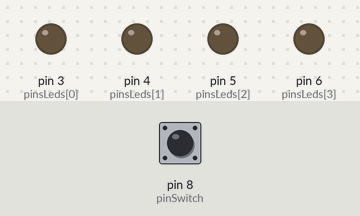
The sketch below on a simulated Arduino Uno, built with avr-gcc and run on an emulated ATmega328P. Shown: output pins drawn as LEDs (lit = HIGH). The inputs (shaded band) are chosen by the test bench; at power-on: pin 8 (pinSwitch) HIGH. What the sketch prints to the serial monitor is not drawn.

Above: at 1.2 s.
1.3 s: pin 8 (pinSwitch) pulled LOW for 0.15 s
At 1.6 s:
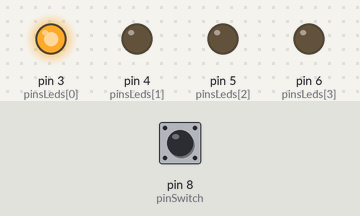
2.9 s: pin 8 (pinSwitch) pulled LOW for 1 s
At 4.2 s:
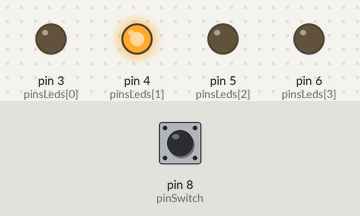
5.4 s: pin 8 (pinSwitch) pulled LOW for 0.15 s
At 6.1 s:
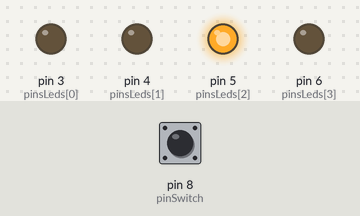
7.0 s: pin 8 (pinSwitch) pulled LOW for 3.2 s
At 7.3 s:
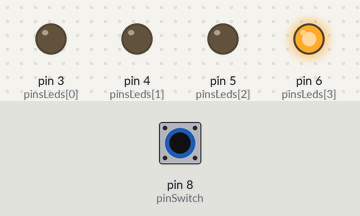
11.7 s: pin 8 (pinSwitch) pulsed LOW 5 times (0.12 s each, 0.3 s apart)
At 11.85 s:
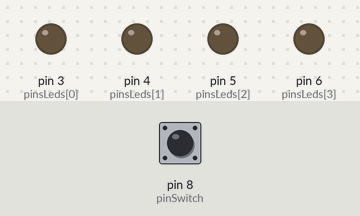
16.2 s: pin 8 (pinSwitch) pulsed LOW 2 times (0.12 s each, 0.3 s apart)
At 16.8 s:
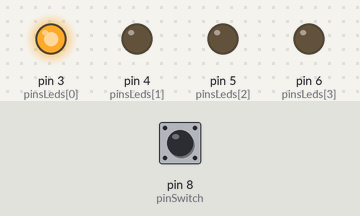
Timing chart, 0 to 19.2 s (numbered marks = the images above; inputs shaded):
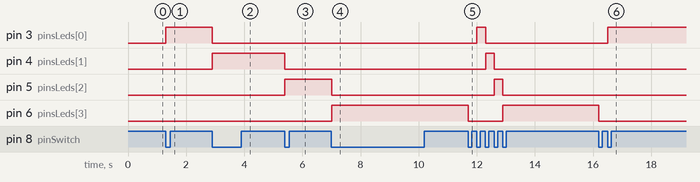

Measured:
- after the input at 1.3 s, pin 3 (pinsLeds[0]): LOW → HIGH at once
- after the input at 2.9 s, pin 3 (pinsLeds[0]): HIGH → LOW at once; pin 4 (pinsLeds[1]): LOW → HIGH at once
- after the input at 5.4 s, pin 4 (pinsLeds[1]): HIGH → LOW at once; pin 5 (pinsLeds[2]): LOW → HIGH at once
- after the input at 7.0 s, pin 5 (pinsLeds[2]): HIGH → LOW at once; pin 6 (pinsLeds[3]): LOW → HIGH at once
- after the input at 11.7 s, pin 3 (pinsLeds[0]): LOW → HIGH after 0.30 s, → LOW 0.30 s later; pin 4 (pinsLeds[1]): LOW → HIGH after 0.60 s, → LOW 0.30 s later; pin 5 (pinsLeds[2]): LOW → HIGH after 0.90 s, → LOW 0.30 s later; pin 6 (pinsLeds[3]): HIGH → LOW at once, → HIGH 1.2 s later
- after the input at 16.2 s, pin 3 (pinsLeds[0]): LOW → HIGH after 0.30 s; pin 6 (pinsLeds[3]): HIGH → LOW at once

The sketch:

1a3_Cycle_modes.ino
```cpp
// Tutorial 1a3. Cycle modes

// Main parts: Adafruit Metro Mini, momentary switch, capacitor, LEDs,
// resistors

// Variables that remain constant
const byte pinSwitch = 8; // Digital input pin from momentary switch
const byte pinsLeds[] = {3, 4, 5, 6}; // Array to store the LED pin numbers
const size_t LEDcount = sizeof pinsLeds / sizeof pinsLeds[0]; // Find out and store size of the array

// Variables that can change
byte lastSwitchState = HIGH; // Tracks the last switch state, open (= HIGH) at start

void setup ()
{
  // Serial printing only necessary to understand the cycling through the
  // switch case cascade
  Serial.begin (115200);

  // Initialise momentary switch pin with an internal pull-up resistor
  // so that the momentary switch is read as open (= HIGH) at start
  pinMode (pinSwitch, INPUT_PULLUP);

  // Loop through the array with the LED pin numbers
  for (int i = 0; i < LEDcount; i++)
  {
    // Initialise Metro Mini's digital pins specified above
    pinMode(pinsLeds[i], OUTPUT);
  }
}

void loop ()
{
  // Counter that updates every loop() iteration. The keyword static
  // means the variable is not created and destroyed with every function
  // call, but lives on and so retains its value between function calls
  static byte cycleCounter = 0;

  // The momentary switch is hardware debounced with a 0.1uF capacitor; no
  // debouncing code is necessary. See http://www.gammon.com.au/switches
  // Read the voltage from the momentary switch pin to see if something
  // has changed (was the button pressed or released?)
  byte switchState = digitalRead (pinSwitch);

  // Has the momentary switch state changed since the last time it was
  // checked?
  if (switchState != lastSwitchState)
  {
    // Then, test if the switch was closed (button pressed)
    if (switchState == LOW)
    {
      // If it was, increment the counter
      cycleCounter++;

      // Loop through the array with the LED pin numbers
      for (int i = 0; i < LEDcount; i++)
      {
        // And switch all LEDs off
        digitalWrite(pinsLeds[i], LOW);
      }
      // Then switch on only the LED that matches the counter
      digitalWrite(pinsLeds[cycleCounter - 1], HIGH);
    }
    // Last, store the current switch state for the next time around
    lastSwitchState =  switchState;
  }

  // Depending on the value of cycleCounter, each case in a switch case
  // statement allows for convenient setting of variables, flags or the
  // calling of functions that do something. If a case matches, code
  // execution continues behind the switch cascade
  switch (cycleCounter)
  {
    case 1:
      Serial.print("Blue LED on; cycleCounter on "); Serial.println(cycleCounter);
      break;
    case 2:
      Serial.print("Green LED on; cycleCounter on "); Serial.println(cycleCounter);
      break;
    case 3:
      Serial.print("Yellow LED on; cycleCounter on "); Serial.println(cycleCounter);
      break;
    case 4:
      Serial.print("Red LED on; cycleCounter on "); Serial.println(cycleCounter);
      break;
  }

  // If the cycleCounter reached the highest value
  if (cycleCounter > LEDcount)
  {
    // reset it to 0, so the cycle can start again
    cycleCounter = 0;
  }
}
```
